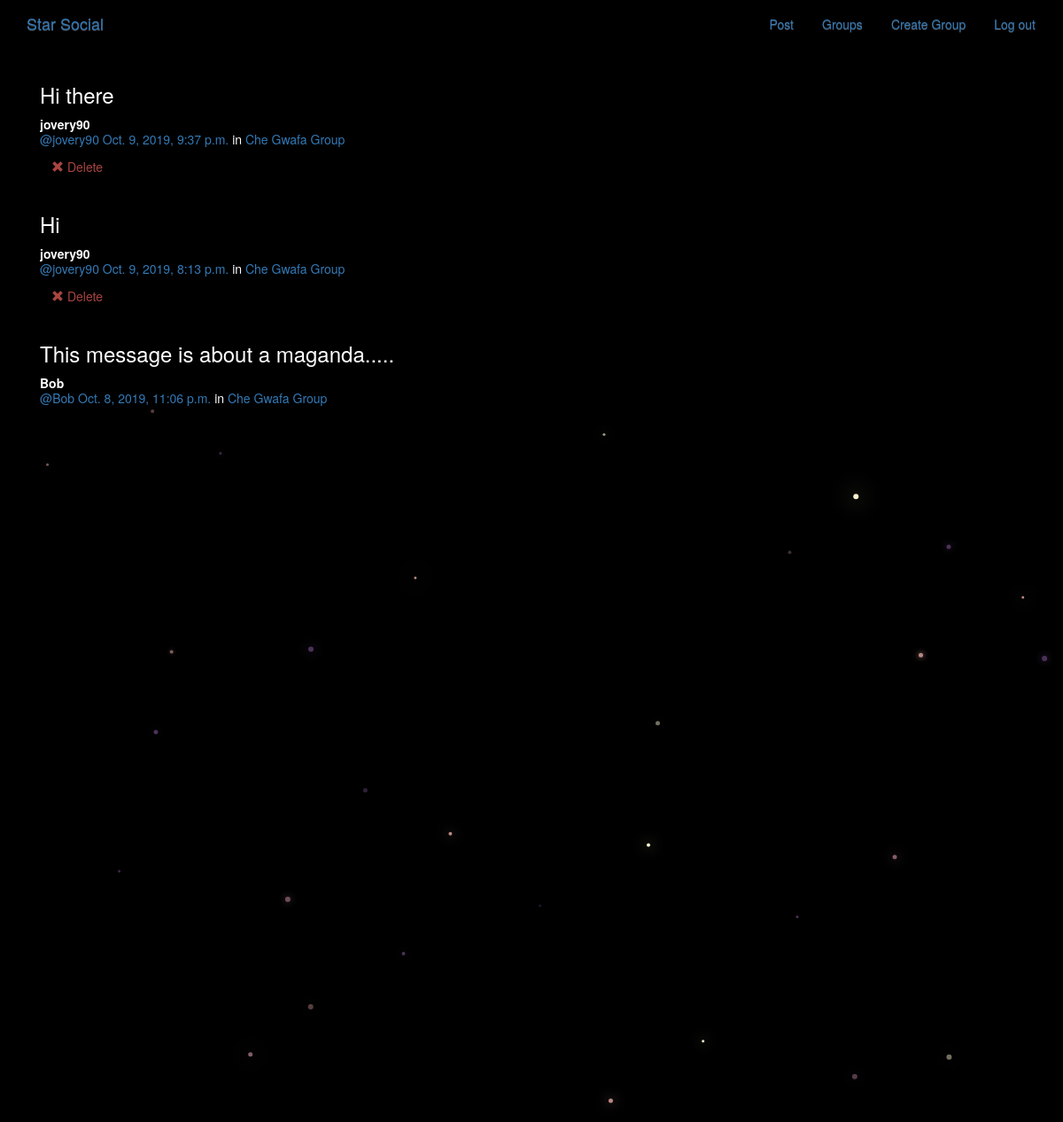
The page /posts/ (signed in) on the database its author committed.
### posts/models.py (models this page shows, shortened)
class Post(models.Model):
    user = models.ForeignKey(User,related_name='posts')
    created_at = models.DateTimeField(auto_now=True)
    message = models.TextField()
    message_html = models.TextField(editable=False)
    group = models.ForeignKey(Group,related_name='posts',null=True,blank=True)
    class Meta:
        ordering = ['-created_at']
        unique_together = ['user','message']

### groups/models.py (models this page shows, shortened)
class Group(models.Model):
    name = models.CharField(max_length=255,unique=True)
    slug = models.SlugField(allow_unicode=True,unique=True)
    description = models.TextField(blank=True,default='')
    description_html = models.TextField(editable=False,default='',blank=True)
    members = models.ManyToManyField(User,through='GroupMember')
    class Meta:
        ordering = ['name']

### posts/views.py (the view)
class PostList(SelectRelatedMixin, generic.ListView):
    model = models.Post
    select_related = ("user", "group")

### posts/templates/posts/post_list.html (shortened to what this page needs)
{% extends "posts/post_base.html" %}
{% block post_content %}
<div class="col-md-8">
	{% for post in post_list %}
  	{% include 'posts/_post.html' %}
	{% endfor %}
</div>
{% endblock %}

### posts/templates/posts/_post.html
<div class="post media">
	<h3>{{ post.message_html|safe }}</h3>
	<div class="media-body">
		<strong>{{ post.user.username }}</strong>
		<h5 class="media-heading">
			<span class="username"><a href="{% url 'posts:for_user' username=post.user.username %}">@{{ post.user.username }}</a></span>
			<time class="time"><a href="{% url 'posts:single' username=post.user.username pk=post.pk %}">{{ post.created_at }}</a></time>
			{% if post.group %}
			<span class="group-name">in <a href="#">{{ post.group.name }}</a></span>
			{% endif %}
		</h5>
		<div class="media-footer">
			{% if user.is_authenticated and post.user == user and not hide_delete %}
				<a href="{% url 'posts:delete' pk=post.pk %}" title="delete" class="btn btn-simple">
					<span class="glyphicon glyphicon-remove text-danger" aria-hidden="true"></span>
					<span class="text-danger icon-label">Delete</span>
				</a>
			{% endif %}
		</div>
	</div>
</div>

### static/simplesocial/css/master.css (style rules this page uses)
body { margin: 0; overflow: hidden; background-color: black; color:white; }

### rows shown on the page
Post: message_html "Hi there", user.username "jovery90", created_at "Oct. 9, 2019, 9:37 p.m.", group.name "Che Gwafa Group", shows "Delete"
Post: message_html "Hi", user.username "jovery90", created_at "Oct. 9, 2019, 8:13 p.m.", group.name "Che Gwafa Group", shows "Delete"
Post: message_html "This message is about a maganda.....", user.username "Bob", created_at "Oct. 8, 2019, 11:06 p.m.", group.name "Che Gwafa Group"
